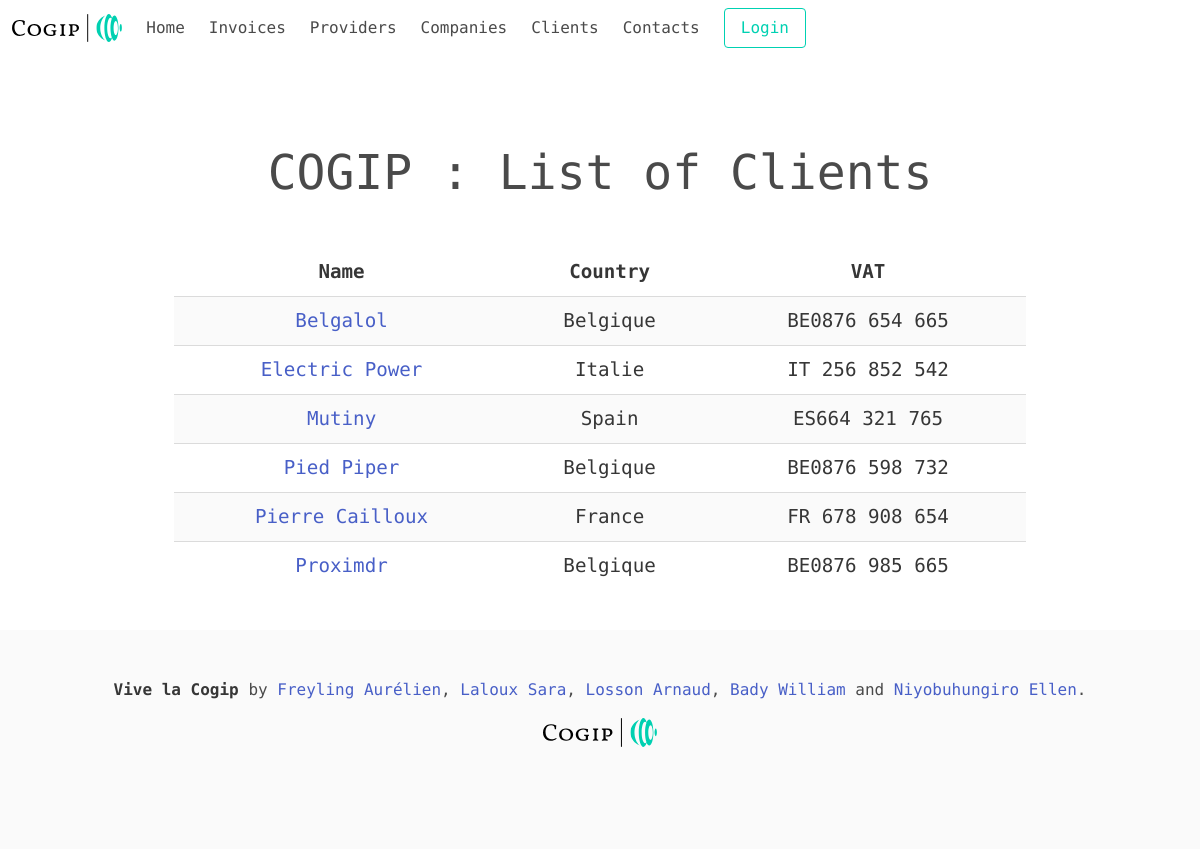
Page /index.php?route=clients on the committed database.
### tables this page shows
CREATE TABLE IF NOT EXISTS `companies` (
  `id` int(11) NOT NULL AUTO_INCREMENT,
  `name` varchar(255) NOT NULL,
  `country` varchar(255) NOT NULL,
  `VAT_number` varchar(255) NOT NULL,
  `type_id` int(11) DEFAULT NULL,
  PRIMARY KEY (`id`),
  KEY `type_id` (`type_id`)
);

### controllers/clientController.php (called while the page is built, shortened)
<?php
require 'models/clientModel.php';
class ClientController
{
    public function displayClientPage($pdo)
    {
        $client = new Client($pdo);
        $listClient = $client->getCompanies();
        require 'views/client.php';
    }
}

### models/clientModel.php (called while the page is built, shortened)
<?php
class Client
{
    private $connexion;
    public function __construct(\PDO $pdo)
    {
        $this->connexion = $pdo;
    }
    public function getCompanies()
    {
        return $this->connexion->query("SELECT * FROM companies WHERE type_id = 2 ORDER BY name ASC")->fetchAll();
    }
}

### views/client.php (the view)
<?php
require 'header.php';
?>
<main class="container is-fluid main-container">
    <section class="level">
        <h1 class="level-item has-text-centered">
            COGIP : List of Clients
        </h1>
    </section>
    <article class="level-item has-text-centered">
        <table class='invoicesTable table is-striped'>
            <tr>
                <th>Name</th>
                <th>Country</th>
                <th>VAT</th>
            </tr>
            <?php
            foreach ($listClient as $client) {
                echo "<tr>
                        <td>" . "<a href='index.php?route=clientDetails&id=" . $client['id'] . "'>" . $client['name'] . "</a>" . "</td>
                        <td>" . $client['country'] . "</td>
                        <td>" . $client['VAT_number'] . "</td>
                    </tr>";
            }
            ?>
        </table>
    </article>
</main>
<?php
require 'footer.php';
?>

### assets/css/style.css (style rules this page uses)
a { font-family: 'M PLUS 1 Code', sans-serif; }
.main-container { height: auto; }
.main-container section h1 { font-family: 'M PLUS 1 Code', sans-serif; margin-top: 10vh; font-size: 3rem; }
.main-container article { -webkit-box-orient: vertical; -webkit-box-direction: normal; -ms-flex-direction: column; flex-direction: column; font-family: 'M PLUS 1 Code', sans-serif; margin-top: 5vh; font-size: 1.2rem; }
.invoicesTable { width: 75%; height: auto; font-family: 'M PLUS 1 Code', sans-serif; }

### rows in the picture
companies: name "Belgalol", country "Belgique", VAT_number "BE0876 654 665"
companies: name "Electric Power", country "Italie", VAT_number "IT 256 852 542"
companies: name "Mutiny", country "Spain", VAT_number "ES664 321 765"
companies: name "Pied Piper", country "Belgique", VAT_number "BE0876 598 732"
companies: name "Pierre Cailloux", country "France", VAT_number "FR 678 908 654"
companies: name "Proximdr", country "Belgique", VAT_number "BE0876 985 665"
